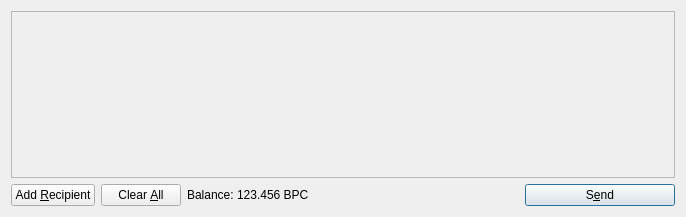
<?xml version="1.0" encoding="UTF-8"?>
<ui version="4.0">
 <class>SendCoinsDialog</class>
 <widget class="QDialog" name="SendCoinsDialog">
  <property name="geometry">
   <rect>
    <x>0</x>
    <y>0</y>
    <width>686</width>
    <height>217</height>
   </rect>
  </property>
  <property name="windowTitle">
   <string>Send Coins</string>
  </property>
  <layout class="QVBoxLayout" name="verticalLayout">
   <item>
    <widget class="QScrollArea" name="scrollArea">
     <property name="widgetResizable">
      <bool>true</bool>
     </property>
     <widget class="QWidget" name="scrollAreaWidgetContents">
      <property name="geometry">
       <rect>
        <x>0</x>
        <y>0</y>
        <width>666</width>
        <height>165</height>
       </rect>
      </property>
      <layout class="QVBoxLayout" name="verticalLayout_2">
       <property name="margin">
        <number>0</number>
       </property>
       <item>
        <layout class="QVBoxLayout" name="entries">
         <property name="spacing">
          <number>6</number>
         </property>
        </layout>
       </item>
       <item>
        <spacer name="verticalSpacer">
         <property name="orientation">
          <enum>Qt::Vertical</enum>
         </property>
         <property name="sizeHint" stdset="0">
          <size>
           <width>20</width>
           <height>40</height>
          </size>
         </property>
        </spacer>
       </item>
      </layout>
     </widget>
    </widget>
   </item>
   <item>
    <layout class="QHBoxLayout" name="horizontalLayout">
     <item>
      <widget class="QPushButton" name="addButton">
       <property name="toolTip">
        <string>Send to multiple recipients at once</string>
       </property>
       <property name="text">
        <string>Add &amp;Recipient</string>
       </property>
       <property name="icon">
        <iconset resource="../bitcoin.qrc">
         <normaloff>:/icons/add</normaloff>:/icons/add</iconset>
       </property>
       <property name="autoDefault">
        <bool>false</bool>
       </property>
      </widget>
     </item>
     <item>
      <widget class="QPushButton" name="clearButton">
       <property name="sizePolicy">
        <sizepolicy hsizetype="Minimum" vsizetype="Fixed">
         <horstretch>0</horstretch>
         <verstretch>0</verstretch>
        </sizepolicy>
       </property>
       <property name="toolTip">
        <string>Remove all transaction fields</string>
       </property>
       <property name="text">
        <string>Clear &amp;All</string>
       </property>
       <property name="icon">
        <iconset resource="../bitcoin.qrc">
         <normaloff>:/icons/remove</normaloff>:/icons/remove</iconset>
       </property>
       <property name="autoRepeatDelay">
        <number>300</number>
       </property>
       <property name="autoDefault">
        <bool>false</bool>
       </property>
      </widget>
     </item>
     <item>
      <layout class="QHBoxLayout" name="horizontalLayout_2">
       <property name="spacing">
        <number>3</number>
       </property>
       <item>
        <widget class="QLabel" name="label">
         <property name="text">
          <string>Balance:</string>
         </property>
        </widget>
       </item>
       <item>
        <widget class="QLabel" name="labelBalance">
         <property name="cursor">
          <cursorShape>IBeamCursor</cursorShape>
         </property>
         <property name="text">
          <string>123.456 BPC</string>
         </property>
         <property name="textInteractionFlags">
          <set>Qt::LinksAccessibleByMouse|Qt::TextSelectableByKeyboard|Qt::TextSelectableByMouse</set>
         </property>
        </widget>
       </item>
      </layout>
     </item>
     <item>
      <spacer name="horizontalSpacer">
       <property name="orientation">
        <enum>Qt::Horizontal</enum>
       </property>
       <property name="sizeHint" stdset="0">
        <size>
         <width>40</width>
         <height>20</height>
        </size>
       </property>
      </spacer>
     </item>
     <item>
      <widget class="QPushButton" name="sendButton">
       <property name="minimumSize">
        <size>
         <width>150</width>
         <height>0</height>
        </size>
       </property>
       <property name="toolTip">
        <string>Confirm the send action</string>
       </property>
       <property name="text">
        <string>S&amp;end</string>
       </property>
       <property name="icon">
        <iconset resource="../bitcoin.qrc">
         <normaloff>:/icons/send</normaloff>:/icons/send</iconset>
       </property>
       <property name="default">
        <bool>true</bool>
       </property>
      </widget>
     </item>
    </layout>
   </item>
  </layout>
 </widget>
 <resources>
  <include location="../bitcoin.qrc"/>
 </resources>
 <connections/>
</ui>
